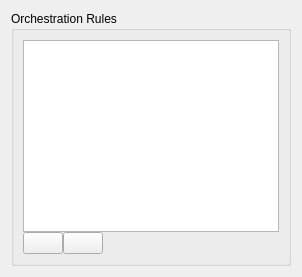
       <widget class="QWidget" name="pageOrchestration">
        <layout class="QVBoxLayout" name="verticalLayout_23">
         <item>
          <widget class="QGroupBox" name="gpboxRules">
           <property name="title">
            <string>Orchestration Rules</string>
           </property>
           <layout class="QVBoxLayout" name="verticalLayout_7">
            <property name="spacing">
             <number>0</number>
            </property>
            <item>
             <widget class="QTableView" name="tblviewRules">
              <property name="dragEnabled">
               <bool>true</bool>
              </property>
              <property name="dragDropOverwriteMode">
               <bool>false</bool>
              </property>
              <property name="dragDropMode">
               <enum>QAbstractItemView::InternalMove</enum>
              </property>
              <property name="defaultDropAction">
               <enum>Qt::TargetMoveAction</enum>
              </property>
              <property name="alternatingRowColors">
               <bool>true</bool>
              </property>
              <property name="selectionMode">
               <enum>QAbstractItemView::SingleSelection</enum>
              </property>
              <property name="selectionBehavior">
               <enum>QAbstractItemView::SelectRows</enum>
              </property>
              <attribute name="verticalHeaderVisible">
               <bool>false</bool>
              </attribute>
             </widget>
            </item>
            <item>
             <layout class="QHBoxLayout" name="horizontalLayout_17">
              <property name="spacing">
               <number>0</number>
              </property>
              <item>
               <widget class="QPushButton" name="btnAddRule">
                <property name="toolTip">
                 <string>Add new host to list</string>
                </property>
                <property name="text">
                 <string/>
                </property>
                <property name="icon">
                 <iconset resource="configtool.qrc">
                  <normaloff>:/img/img/plus.png</normaloff>:/img/img/plus.png</iconset>
                </property>
               </widget>
              </item>
              <item>
               <widget class="QPushButton" name="btnRemoveRule">
                <property name="toolTip">
                 <string>Remove host from list</string>
                </property>
                <property name="text">
                 <string/>
                </property>
                <property name="icon">
                 <iconset resource="configtool.qrc">
                  <normaloff>:/img/img/minus.png</normaloff>:/img/img/minus.png</iconset>
                </property>
               </widget>
              </item>
              <item>
               <spacer name="horizontalSpacer_10">
                <property name="orientation">
                 <enum>Qt::Horizontal</enum>
                </property>
                <property name="sizeHint" stdset="0">
                 <size>
                  <width>40</width>
                  <height>20</height>
                 </size>
                </property>
               </spacer>
              </item>
             </layout>
            </item>
           </layout>
          </widget>
         </item>
        </layout>
       </widget>
